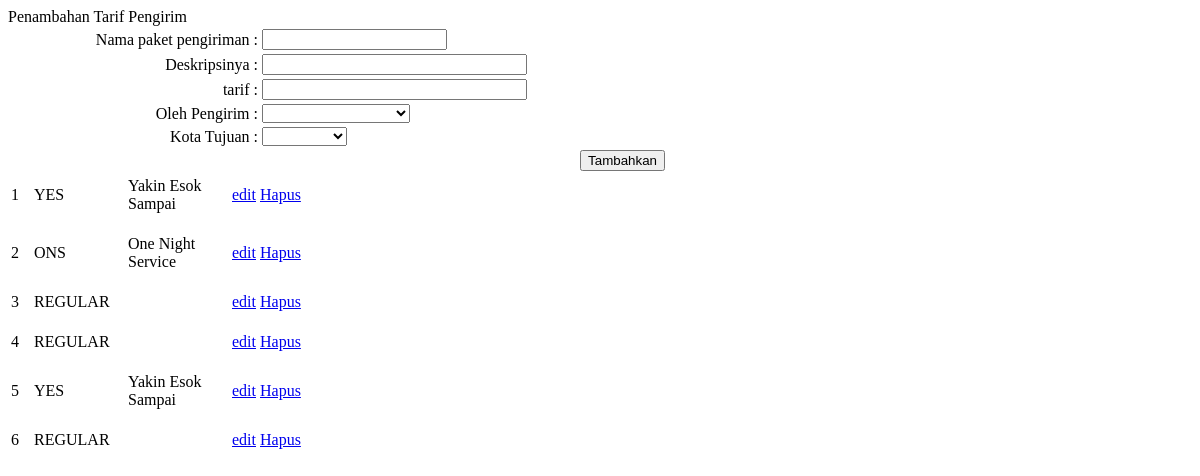
Page /admin/halaman/tarif_pengirim.php on the earlier database version.
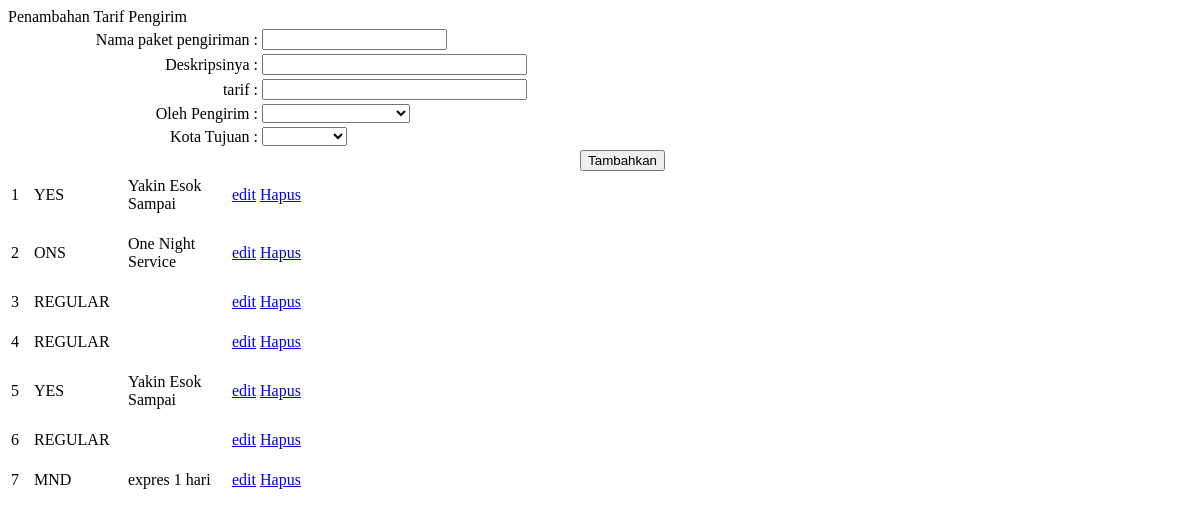
Same page on the later database version.
### tables this page shows
CREATE TABLE IF NOT EXISTS `tarif_pengiriman` (
  `no` bigint(20) unsigned NOT NULL AUTO_INCREMENT,
  `nama` varchar(63) NOT NULL DEFAULT '',
  `deskripsi` text NOT NULL,
  `tarif` double NOT NULL DEFAULT '0',
  `oleh_pengirim` bigint(20) unsigned NOT NULL,
  `ke_kota` bigint(20) unsigned NOT NULL,
  PRIMARY KEY (`no`),
  KEY `oleh_pengirim` (`oleh_pengirim`),
  KEY `ke_kota` (`ke_kota`)
);

### admin/halaman/tarif_pengirim.php (the view, shortened to what this page needs)
<html>
    <head>
    </head>
    <body>
        <table bgcolor="white" border="0" width="660px">
            <form action="index.php?halaman=tarif_pengirim" name="form_tambah_pengirim" method="post">
                <tr>
                    <td align="right">
                       Nama paket pengiriman   :
                    </td>
                    <td align="left">
                        <input name="nama" type="text" maxlength="35" size="20" value="<?php echo @$n2 ?>" />
                    </td>
                </tr>
                <tr>
                    <td align="right">
                        Deskripsinya    :
                    </td>
                    <td>
                        <input type="text" name="deskripsi" size="30" maxlength="200" value="<?php echo @$n3 ?>" />
                    </td>
                </tr>
                <tr>
                    <td align="right">
                        tarif    :
                    </td>
                    <td>
                        <input type="text" name="tarif" size="30" maxlength="200" value="<?php echo @$n4 ?>" />
                    </td>
                </tr>
                <tr>
                    <td align="right">
                        Oleh Pengirim    :
                    </td>
                    <td>
                        <select name="olehp">
                        <option value="<?php  ?>"></option>
                        <?php $kue = "SELECT * FROM pengirim";
                        $jalan = mysql_query($kue);
                        while($row = mysql_fetch_assoc($jalan))
                        {
                            ?>
                            <option value="<?php echo $row["no"]; ?>"><?php echo $row["kode"]; ?></option>
                            <?php
                        } ?>"
                        </select>
                    </td>
                </tr>
                <tr>
                    <td align="right">
                        Kota Tujuan    :
                    </td>
                    <td>
                        <select name="kekota">
                        <option value="<?php  ?>"></option>
                        <?php $kue = "SELECT * FROM kota";
                        $jalan = mysql_query($kue);
                        while($row = mysql_fetch_assoc($jalan))
                        {
                            ?>
                            <option value="<?php echo $row["no"]; ?>"><?php echo $row["nama"]; ?></option>
                            <?php
                        } ?>"
                        </select>
                    </td>
                </tr>
                <tr>
                    <td colspan="2" align="right">
                        <input type="submit" name="submit" value="Tambahkan" />
                    </td>
                </tr>
            </form>
        </table>
    </body>
</html>
        <?php
$sqlku = "SELECT * FROM tarif_pengiriman";
$road = mysql_query($sqlku);
while ($row = mysql_fetch_assoc($road)):
?>
<form>
    <table>
        <tr>
            <td width="19px">
                <?php echo $row["no"] ?>
            </td>
            <td width="90px">
                <?php echo $row["nama"] ?>
            </td>
            <td width="100px">
                <?php echo $row["deskripsi"] ?>
            </td>
            <td>
                <a href="index.php?halaman=tarif_pengirim&edit=<?php echo $row["no"] ?>">edit</a>
            </td>
            <td>
                <a href="index.php?halaman=tarif_pengirim&hapus=<?php echo $row["no"] ?>">Hapus</a>
            </td>
        </tr>
    </table>
</form>
<?php
endwhile;

Differences in the rows shown:
added tarif_pengiriman: no "7", nama "MND", deskripsi "expres 1 hari"
